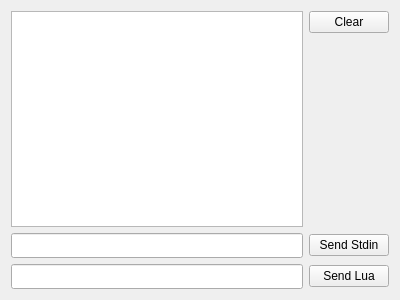
<?xml version="1.0" encoding="UTF-8"?>
<ui version="4.0">
 <class>Maditor::View::ApplicationLog</class>
 <widget class="QWidget" name="Maditor::View::ApplicationLog">
  <property name="geometry">
   <rect>
    <x>0</x>
    <y>0</y>
    <width>400</width>
    <height>300</height>
   </rect>
  </property>
  <property name="windowTitle">
   <string>Form</string>
  </property>
  <layout class="QGridLayout" name="gridLayout">
   <item row="1" column="1">
    <spacer name="verticalSpacer">
     <property name="orientation">
      <enum>Qt::Vertical</enum>
     </property>
     <property name="sizeHint" stdset="0">
      <size>
       <width>20</width>
       <height>40</height>
      </size>
     </property>
    </spacer>
   </item>
   <item row="0" column="0" rowspan="2">
    <widget class="QPlainTextEdit" name="log">
     <property name="font">
      <font>
       <family>DejaVu Sans Mono</family>
       <pointsize>10</pointsize>
      </font>
     </property>
     <property name="readOnly">
      <bool>true</bool>
     </property>
     <property name="plainText">
      <string/>
     </property>
    </widget>
   </item>
   <item row="2" column="1">
    <widget class="QPushButton" name="sendStdinButton">
     <property name="text">
      <string>Send Stdin</string>
     </property>
    </widget>
   </item>
   <item row="0" column="1">
    <widget class="QPushButton" name="clearButton">
     <property name="text">
      <string>Clear</string>
     </property>
    </widget>
   </item>
   <item row="2" column="0">
    <widget class="QLineEdit" name="stdinEdit">
     <property name="font">
      <font>
       <family>DejaVu Sans Mono</family>
       <pointsize>10</pointsize>
      </font>
     </property>
    </widget>
   </item>
   <item row="3" column="1">
    <widget class="QPushButton" name="sendLuaButton">
     <property name="text">
      <string>Send Lua</string>
     </property>
    </widget>
   </item>
   <item row="3" column="0">
    <widget class="QLineEdit" name="luaEdit">
     <property name="font">
      <font>
       <family>DejaVu Sans Mono</family>
       <pointsize>10</pointsize>
      </font>
     </property>
    </widget>
   </item>
  </layout>
 </widget>
 <resources/>
 <connections/>
</ui>
